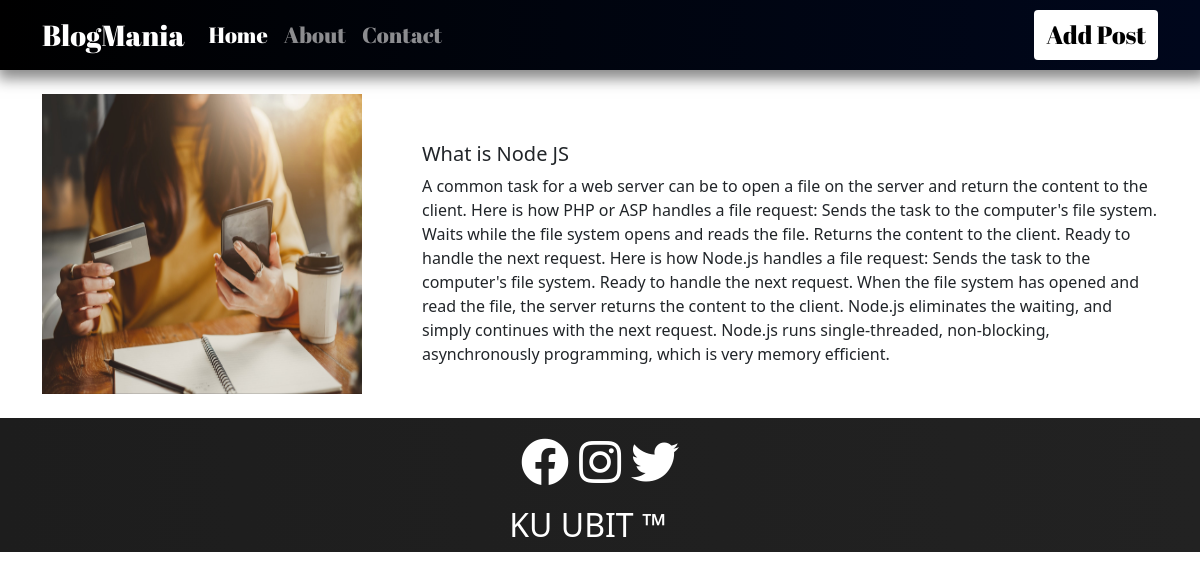
The app's page /blog/prodview/32 with its own data.
### blog/models.py (models this page shows, shortened)
class Blogpost(models.Model):
    image = models.ImageField(upload_to="blog/images", default="")
    heading = models.CharField(max_length=70, null=True)
    content = models.CharField(max_length=500, null=True)

### blog/views.py (the view)
# urls.py: path("prodview/<int:myid>", views.prodview, name="prodView"),
def prodview(request, myid):
    products = Blogpost.objects.filter(id=myid)
    return render(request, "blog/prodview.html", {"product":products[0]})

### blog/templates/blog/prodview.html (shortened to what this page needs)
{% extends 'blog/basic.html' %}
    {% block body %}
    <div class="my-4 container">
      <div class="row">
        <div class="col-md-4">
          <img src="/media/{{product.image}}" width="320px" height="300px">
        </div>
        <div class="mt-5 col-md-8">
          <h5>{{product.heading}}</h5>
          <p><b></b>{{product.content}}</p>
        </div>
      </div>
    </div>
  {% endblock body %}

### records on screen
Blogpost: image (picture), heading "What is Node JS", content "A common task for a web server can be to open a file on the server and return the content to the client. Here is how PHP or ASP handles a file request: Sends the task to the computer's file system. Waits while the file system opens and reads the file. Returns the content to the client. Ready to handle the next request. Here is how Node.js handles a file request: Sends the task to the computer's file system. Ready to handle the next request. When the file system has opened and read the file, the server returns the content to the client. Node.js eliminates the waiting, and simply continues with the next request. Node.js runs single-threaded, non-blocking, asynchronously programming, which is…"
